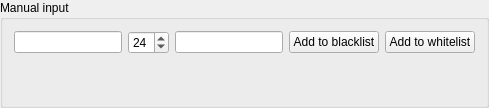
        <widget class="QGroupBox" name="manualInputGBox">
         <property name="title">
          <string>Manual input</string>
         </property>
         <layout class="QVBoxLayout" name="manualInputGBoxVLayout">
          <item>
           <layout class="QHBoxLayout" name="ipinputHLayout">
            <item>
             <widget class="QLineEdit" name="ipInput_LE">
              <property name="sizePolicy">
               <sizepolicy hsizetype="Maximum" vsizetype="Fixed">
                <horstretch>0</horstretch>
                <verstretch>0</verstretch>
               </sizepolicy>
              </property>
              <property name="toolTip">
               <string>&lt;html&gt;&lt;head/&gt;&lt;body&gt;&lt;p&gt;Enter an IP range.  Accepted formats:&lt;/p&gt;&lt;p&gt;193.190.209.15&lt;/p&gt;&lt;p&gt;193.190.209.15/24&lt;/p&gt;&lt;p&gt;193.190.209.15/16&lt;/p&gt;&lt;/body&gt;&lt;/html&gt;</string>
              </property>
             </widget>
            </item>
            <item>
             <widget class="QSpinBox" name="ipInputRange_SB">
              <property name="minimum">
               <number>16</number>
              </property>
              <property name="maximum">
               <number>32</number>
              </property>
              <property name="singleStep">
               <number>8</number>
              </property>
              <property name="value">
               <number>24</number>
              </property>
             </widget>
            </item>
            <item>
             <widget class="QLineEdit" name="ipInputComment_LE">
              <property name="sizePolicy">
               <sizepolicy hsizetype="MinimumExpanding" vsizetype="Fixed">
                <horstretch>0</horstretch>
                <verstretch>0</verstretch>
               </sizepolicy>
              </property>
              <property name="toolTip">
               <string>&lt;html&gt;&lt;head/&gt;&lt;body&gt;&lt;p&gt;Enter any comment you'd like&lt;/p&gt;&lt;/body&gt;&lt;/html&gt;</string>
              </property>
             </widget>
            </item>
            <item>
             <widget class="QPushButton" name="ipInputAddBlackList_PB">
              <property name="text">
               <string>Add to blacklist</string>
              </property>
             </widget>
            </item>
            <item>
             <widget class="QPushButton" name="ipInputAddWhiteList_PB">
              <property name="text">
               <string>Add to whitelist</string>
              </property>
             </widget>
            </item>
           </layout>
          </item>
          <item>
           <spacer name="manualInputVSpacer">
            <property name="orientation">
             <enum>Qt::Vertical</enum>
            </property>
            <property name="sizeHint" stdset="0">
             <size>
              <width>20</width>
              <height>40</height>
             </size>
            </property>
           </spacer>
          </item>
         </layout>
        </widget>
